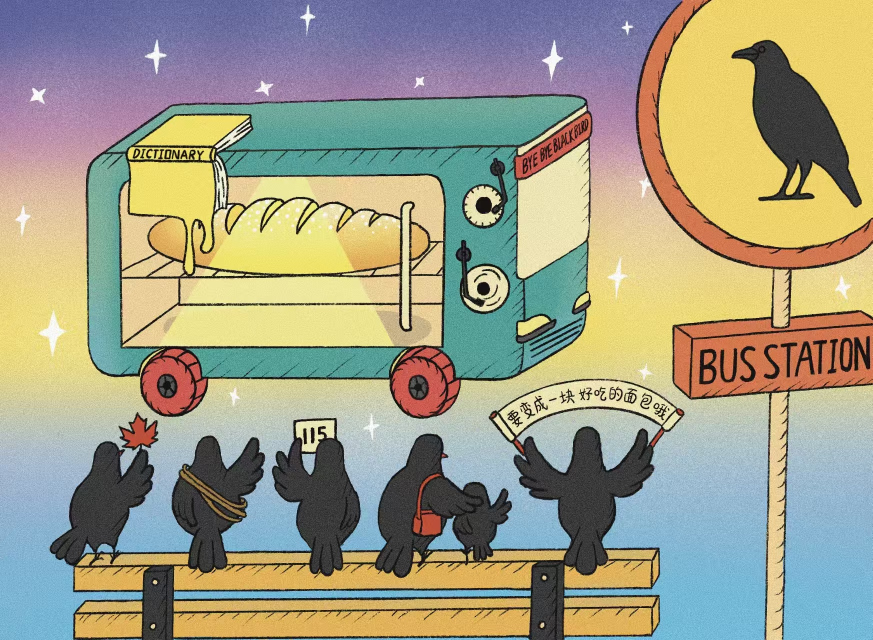
#> input picture assets/target.jpg, 1745 x 1280 px (shown at 1/2 size); its folder holds 4 pictures in this run
$ python extract.py
#> lines starting #> are read from the running program, lines starting #| are printed output that depends on the picture; after the words box and inside, x2 and y2 are one past the last pixel; in counts of white or black regions, pixels touching at a corner belong together
# -*- coding: utf-8 -*-
"""从月历插画中抠出各元素为透明 PNG 贴片（v2 色差分割版）
思路：背景是纵向平滑渐变 + 纸面噪点 → 先高斯模糊去噪，再按「与背景渐变的色差」
+ 墨线 + 红色 判定前景；闭合 + 填洞（仅实心元素）后按种子连通块取元素。
"""
import os, json
import numpy as np
from PIL import Image
from scipy import ndimage

BASE = os.path.dirname(os.path.dirname(os.path.abspath(__file__)))
SRC  = os.path.join(BASE, "assets", "target.jpg")
OUT  = os.path.join(BASE, "assets", "sprites")
DBG  = os.path.join(BASE, "tools", "debug")
os.makedirs(OUT, exist_ok=True)
os.makedirs(DBG, exist_ok=True)

img = np.asarray(Image.open(SRC).convert("RGB"))
#> img is the input picture: shape (1280, 1745, 3); mean R, G, B 159, 157.4, 135.5
H, W = img.shape[:2]
R, G, B = img[:, :, 0].astype(np.int16), img[:, :, 1].astype(np.int16), img[:, :, 2].astype(np.int16)
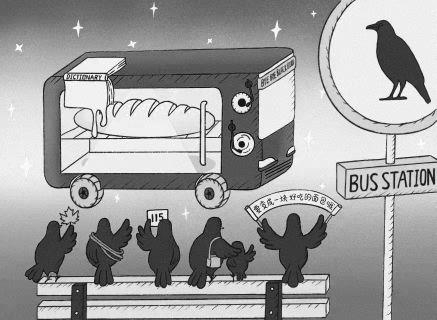
#> R: shape (1280, 1745) int16 (shown at 1/4 size); min 0, max 255, mean 159
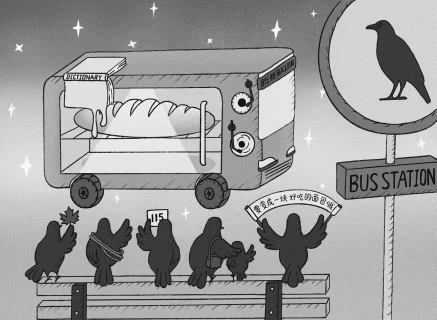
#> G: shape (1280, 1745) int16 (shown at 1/4 size); min 0, max 255, mean 157.4
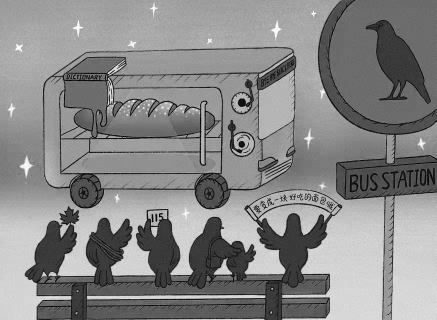
#> B: shape (1280, 1745) int16 (shown at 1/4 size); min 0, max 255, mean 135.5

# ── 背景纵向渐变（左缘中位数）──
bgcol = np.zeros((H, 3), np.float32)
for y in range(H):
    bgcol[y] = np.median(img[y, 0:40].astype(np.float32), axis=0)
#> after the loop, bgcol = 1280 rows, first 8: [92.5, 97.5, 153.5], [93, 98, 154], [95, 100, 156], [94.5, 99.5, 155.5], [92, 97, 153], [92, 97, 153], [92, 97, 153], [93, 98, 154]
bgcol = ndimage.uniform_filter1d(bgcol, size=25, axis=0)
#> bgcol = 1280 rows, first 8: [92.92, 97.92, 153.9], [93.18, 98.18, 154.2], [93.12, 98.12, 154.1], [93.14, 98.14, 154.1], [93.12, 98.12, 154.1], [93.04, 98.04, 154], [93.16, 98.16, 154.2], [93.28, 98.28, 154.3]

# ── 分割掩码 ──
blur = np.stack([ndimage.gaussian_filter(img[:, :, c], 2) for c in range(3)], axis=2).astype(np.float32)
diff = np.abs(blur - bgcol[:, None, :]).max(axis=2)
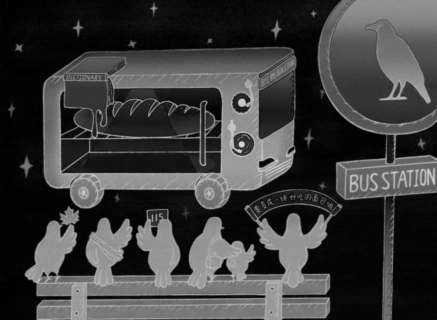
#> diff: shape (1280, 1745) float32 (shown at 1/4 size); min 0, max 214.1, mean 60.9
ink  = img.max(axis=2) < 115
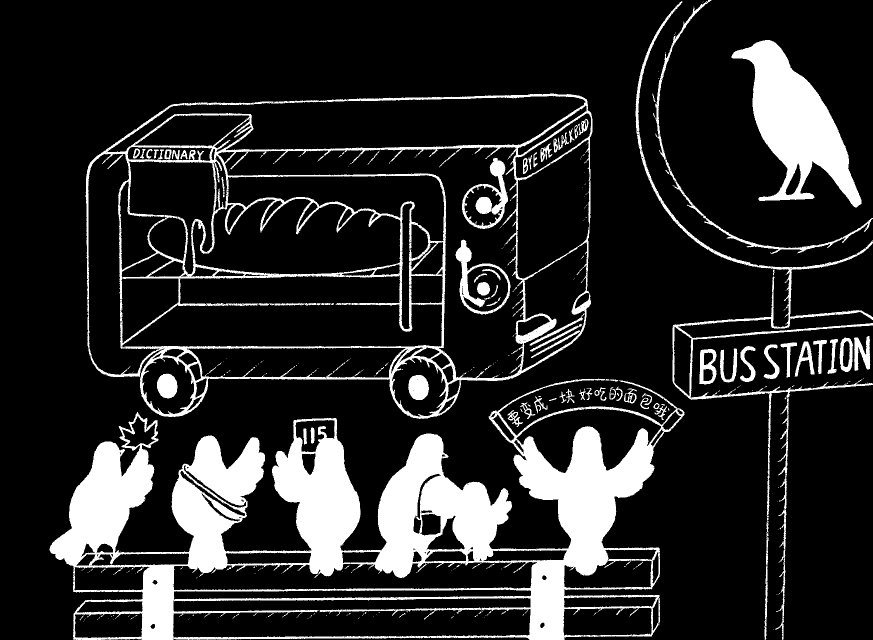
#> ink: shape (1280, 1745) bool (shown at 1/2 size); 16% white; 371 white regions (283 under 20 px), largest, box (x1, y1, x2, y2) and area: (99, 757, 1369, 1280) 210914, (171, 187, 1185, 838) 60579, (1463, 80, 1723, 415) 36556
red  = (R > 120) & ((R - np.maximum(G, B)) > 55)
#> red: shape (1280, 1745) bool; 4.6% white; 98 white regions (64 under 20 px), largest, box (x1, y1, x2, y2) and area: (1277, 0, 1745, 534) 30726, (1382, 652, 1745, 794) 29516, (1359, 625, 1745, 675) 7710
fg_global = ink | red | (diff > 60)
#> fg_global: shape (1280, 1745) bool; 42.6% white; 109 white regions (63 under 20 px), largest, box (x1, y1, x2, y2) and area: (98, 757, 1369, 1280) 360990, (170, 187, 1185, 838) 317798, (1271, 0, 1745, 1280) 255751
# 横幅卷轴的奶油色：亮度高且不低于蓝色分量（浅蓝天空 B 最大，可区分）
cream = (R > 195) & (G > 185) & (B > 148) & (B < R + 8)
#> cream: shape (1280, 1745) bool; 12.7% white; 9567 white regions (9330 under 20 px), largest, box (x1, y1, x2, y2) and area: (1035, 280, 1178, 556) 27466, (365, 758, 817, 877) 23557, (1179, 346, 1414, 599) 21006
cream[:690, :] = False
cream[830:, :] = False          # 只允许出现在横幅那一带
#> cream: shape (1280, 1745) bool; 3.2% white; 1323 white regions (1264 under 20 px), largest, box (x1, y1, x2, y2) and area: (374, 758, 799, 830) 19680, (0, 753, 311, 830) 11971, (999, 760, 1351, 830) 11887
band = np.zeros_like(cream); band[690:830, 900:1330] = True
fg_global = fg_global | (cream & band)
#> fg_global: shape (1280, 1745) bool; 43.5% white; 575 white regions (544 under 20 px), largest, box (x1, y1, x2, y2) and area: (98, 187, 1369, 1280) 702865, (1271, 0, 1745, 1280) 255751, (1091, 286, 1175, 348) 2073

# ── 长椅上沿 ──
wood = (R > 165) & (G > 125) & (G < 205) & (B < 140)
#> wood: shape (1280, 1745) bool; 9.5% white; 29829 white regions (29564 under 20 px), largest, box (x1, y1, x2, y2) and area: (347, 1219, 1060, 1275) 33826, (348, 1125, 1071, 1180) 29860, (347, 1196, 1061, 1223) 13080
slat_top = H
for y in range(int(H * 0.7), H):
    if wood[y, 300:1000].mean() > 0.35:
        slat_top = y
        break
print("slat_top =", slat_top)
#| slat_top = 1107

SLAT = slat_top - 12      # 鸟贴片底边：避开长椅顶部黑边
TAIL_Y = min(H, slat_top + 55)   # 鸟贴片新底边：必须包含垂到椅面上的尾羽

def feather(b, sigma=0.8):
    return np.clip(ndimage.gaussian_filter(b.astype(np.float32), sigma), 0, 1)

def keep_seed_components(mask, seeds, min_area=250):
    lab, n = ndimage.label(mask)
    keep = np.zeros_like(mask)
    ids = set()
    for sx, sy in seeds:
        if 0 <= sy < mask.shape[0] and 0 <= sx < mask.shape[1]:
            i = lab[sy, sx]
            if i:
                ids.add(i)
    if not ids:
        sizes = ndimage.sum(mask, lab, range(1, n + 1))
        if n:
            ids.add(int(np.argmax(sizes)) + 1)
    for i in ids:
        keep |= (lab == i)
    lab2, n2 = ndimage.label(keep)
    out = np.zeros_like(keep)
    for i in range(1, n2 + 1):
        comp = (lab2 == i)
        if comp.sum() >= min_area:
            out |= comp
    return out

CROPS = {
    # name: (x0, y0, x1, y1, seeds 相对裁剪坐标, 是否填洞)
    "bus":   (145, 160, 1225, 830,  [(535, 400), (692, 613), (191, 611)], "ink"),
    "bird1": (60,   740, 350,  TAIL_Y, [(130, 210)], False),
    "bird2": (300,  790, 560,  TAIL_Y, [(120, 160)], False),
    "bird3": (495,  680, 815,  TAIL_Y, [(155, 270), (80, 80)], False),
    "bird4": (760,  790, 1085, TAIL_Y, [(120, 160), (240, 240)], False),
    "bird6": (850,  650, 1345, TAIL_Y, [(280, 300), (235, 115)], False),
    "sign":  (1255, 0,   1745, 1280, None, "ink_all"),
    "bench": (55,  slat_top - 6, 1300, 1280, [(600, 60), (200, 40)], True),
}

rects, alphas = {}, {}
for name, (x0, y0, x1, y1, seeds, mode) in CROPS.items():
    if mode in ("ink", "ink_all"):
        ink_c = ink[y0:y1, x0:x1] | red[y0:y1, x0:x1]
#> ink_c: shape (670, 1080) bool; 14.3% white; 179 white regions (133 under 20 px), largest, box (x1, y1, x2, y2) and area: (26, 27, 1040, 670) 89773, (779, 156, 871, 298) 4081, (766, 319, 876, 469) 3533
        ink_c = ndimage.binary_closing(ink_c, iterations=2)
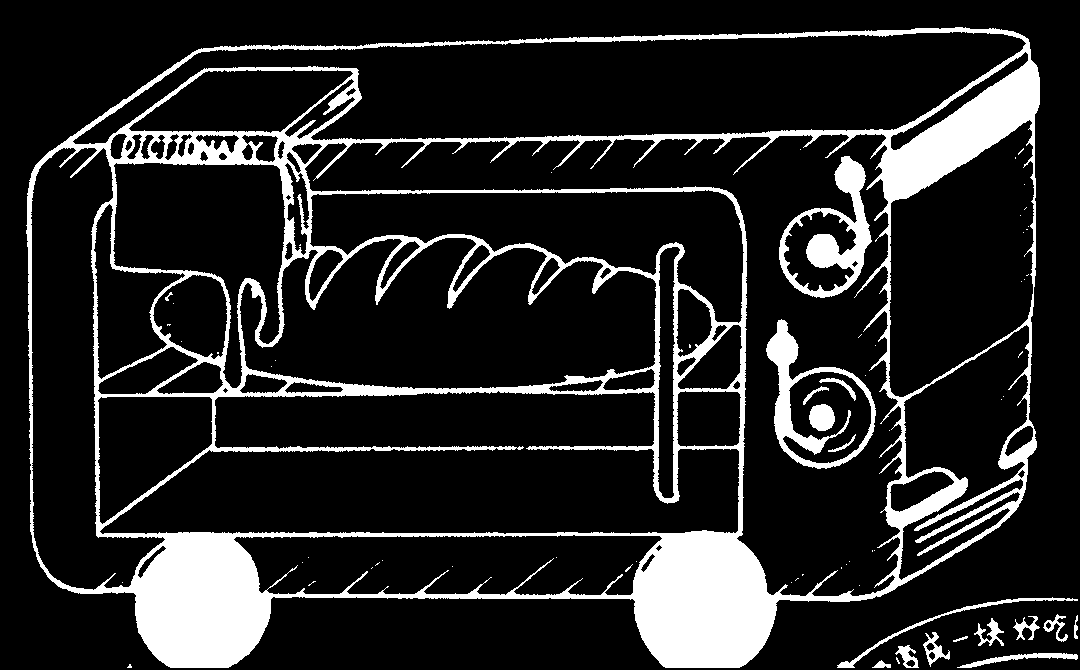
#> ink_c: shape (670, 1080) bool; 14.9% white; 68 white regions (50 under 20 px), largest, box (x1, y1, x2, y2) and area: (26, 27, 1040, 668) 96160, (779, 156, 872, 298) 4243, (766, 319, 876, 469) 3731
        fgc = ndimage.binary_fill_holes(ink_c)
#> fgc: shape (670, 1080) bool; 77.8% white; 1 black region, box (x1, y1, x2, y2) and area: (0, 0, 1080, 670) 160507
        fgc = ndimage.binary_opening(fgc, iterations=1)
#> fgc: shape (670, 1080) bool; 77.8% white; 1 black region, box (x1, y1, x2, y2) and area: (0, 0, 1080, 670) 160705
#> (the rest of the program and of its run is left out)
